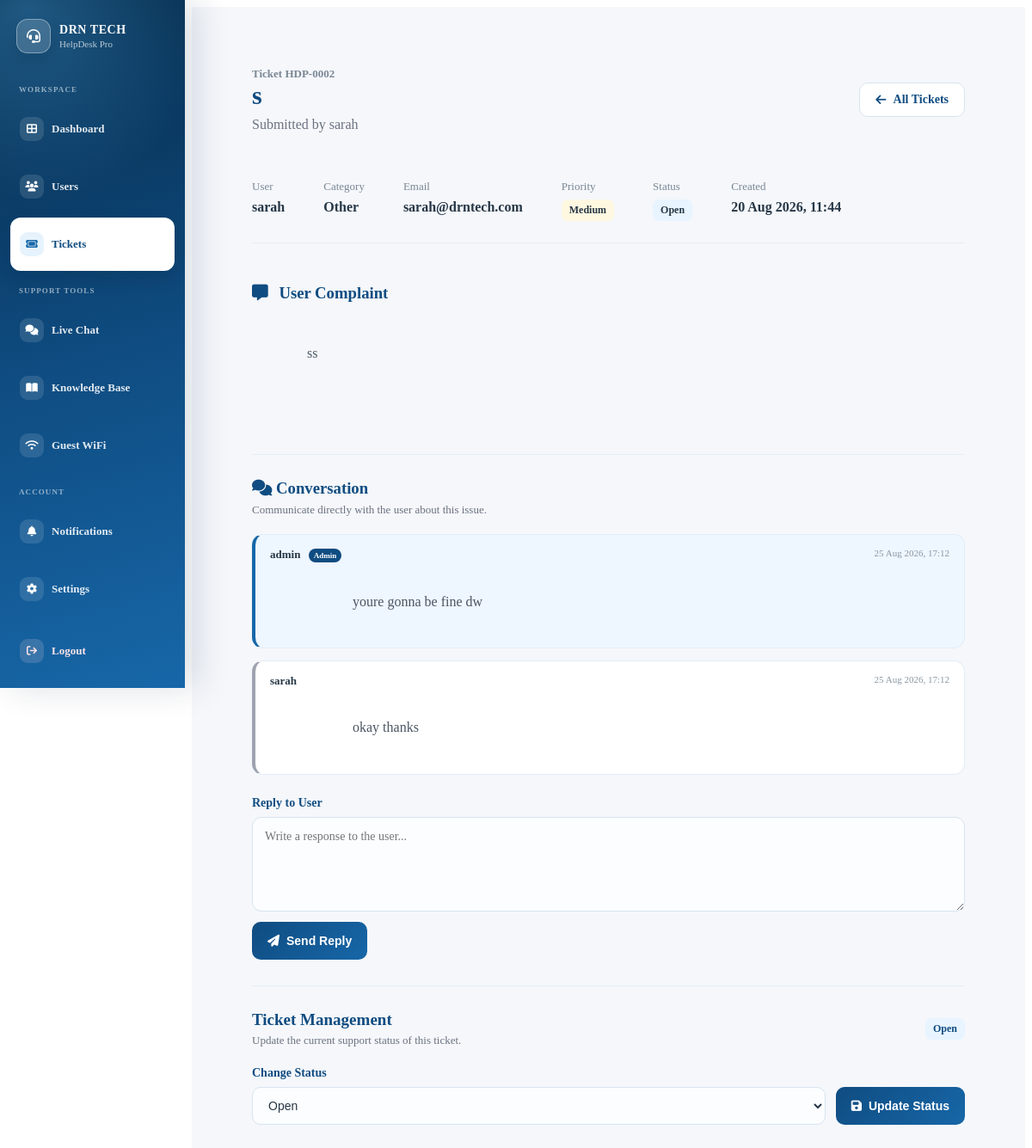
The app's page /admin/ticket/2 (signed in), older data.
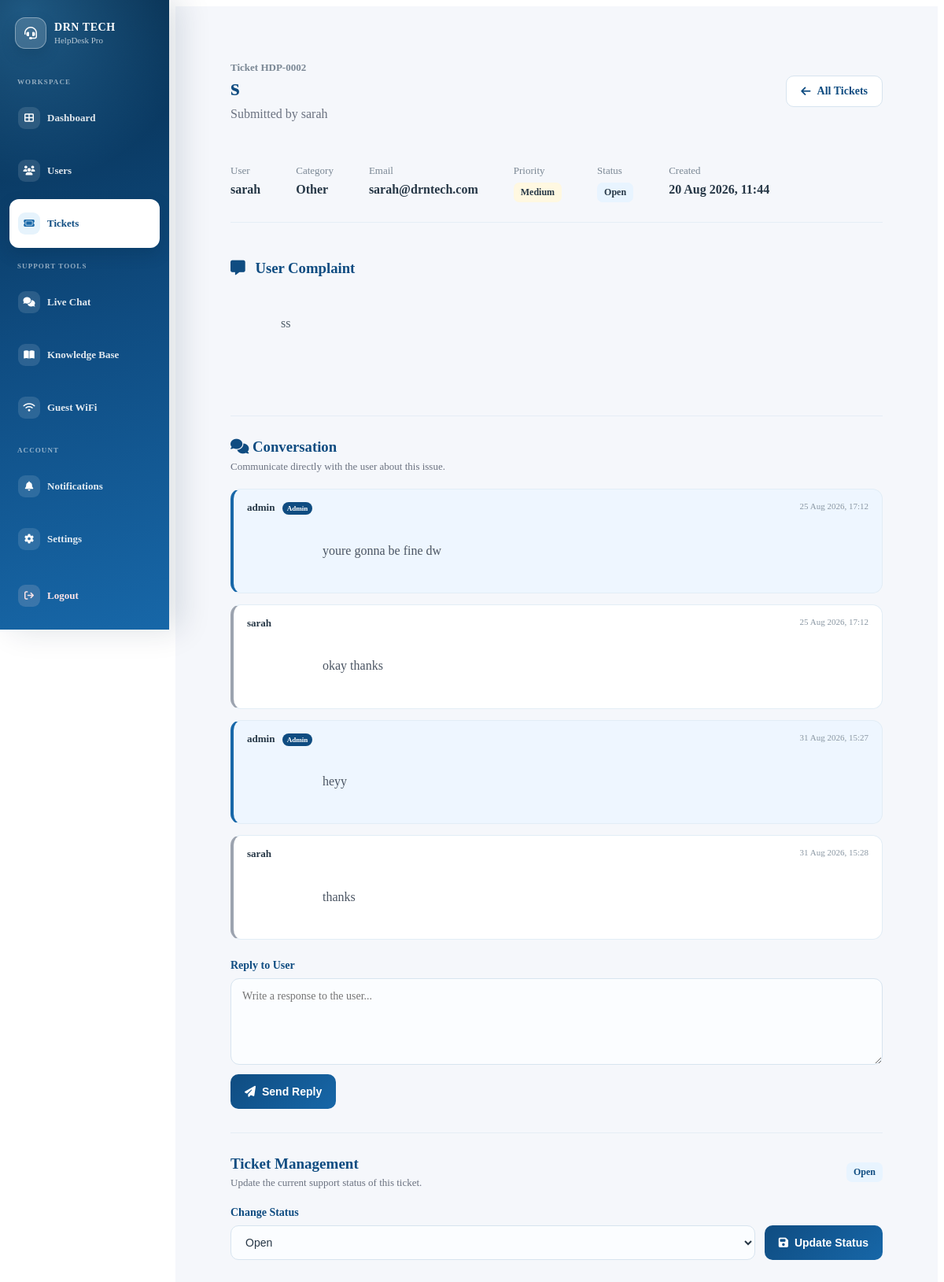
The same page, newer data.
### app.py (models this page shows, shortened)
class TicketReply(db.Model):
    id = db.Column(
        db.Integer,
        primary_key=True,
    )
    message = db.Column(
        db.Text,
        nullable=False,
    )
    created_at = db.Column(
        db.DateTime,
        default=datetime.utcnow,
        nullable=False,
    )
    ticket_id = db.Column(
        db.Integer,
        db.ForeignKey("ticket.id"),
        nullable=False,
    )
    user_id = db.Column(
        db.Integer,
        db.ForeignKey("user.id"),
        nullable=False,
    )
    ticket = db.relationship(
        "Ticket",
        backref=db.backref(
            "replies",
            lazy=True,
            cascade="all, delete-orphan",
        ),
    )
    author = db.relationship(
        "User",
    )

class User(UserMixin, db.Model):
    id = db.Column(
        db.Integer,
        primary_key=True,
    )
    username = db.Column(
        db.String(100),
        nullable=False,
    )
    email = db.Column(
        db.String(120),
        unique=True,
        nullable=False,
    )
    password = db.Column(
        db.String(255),
        nullable=False,
    )
    is_admin = db.Column(
        db.Boolean,
        default=False,
        nullable=False,
    )
    is_active = db.Column(
        db.Boolean,
        default=True,
        nullable=False,
    )

### app.py (the view)
@app.route("/admin/ticket/<int:ticket_id>")
@admin_required
def admin_ticket_details(ticket_id):
    ticket = Ticket.query.get_or_404(
        ticket_id
    )
    replies = TicketReply.query.filter_by(
        ticket_id=ticket.id
    ).order_by(
        TicketReply.created_at.asc()
    ).all()
    return render_template(
        "admin/ticket_details.html",
        ticket=ticket,
        replies=replies,
    )

### app.py (called while the page is built, shortened)
@login_manager.user_loader
def load_user(user_id):
    user = db.session.get(User, int(user_id))
    if not user:
        return None
    if not user.is_active:
        return None
    return user

def admin_required(f):
    @wraps(f)
    @login_required
    def decorated_function(*args, **kwargs):
        return f(*args, **kwargs)
    return decorated_function

def get_csrf_token():
    csrf_token = session.get("_csrf_token")
    if not csrf_token:
        csrf_token = token_urlsafe(32)
        session["_csrf_token"] = csrf_token
    return csrf_token

@app.before_request
def protect_post_requests():
    if request.method == "POST":
        validate_csrf_token()

@app.context_processor
def inject_notification_count():
    if not current_user.is_authenticated:
        return {
            "csrf_token": get_csrf_token(),
            "unread_notification_count": 0,
        }
    unread_notification_count = Notification.query.filter_by(
        recipient_id=current_user.id,
        is_read=False,
    ).count()
    return {
        "csrf_token": get_csrf_token(),
        "unread_notification_count": unread_notification_count,
    }

### templates/admin/ticket_details.html (shortened to what the changed rows need)
{% extends "base.html" %}
{% block content %}
<div class="admin-page">
    <div class="admin-header">
        <div>
            <h1>{{ ticket.subject }}</h1>
        </div>
    </div>
    <div class="admin-card">
<div class="ticket-conversation">
    <div class="conversation-thread">
        {% if replies %}
            {% for reply in replies %}
                <div
                    class="conversation-message
                    {% if reply.author.is_admin %}
                        admin-message
                    {% else %}
                        user-message
                    {% endif %}"
                >
                    <div class="message-header">
                        <strong>
                            {% if reply.author.is_admin %}
                                {{ reply.author.username }}
                                <span class="message-role">
                                    Admin
                                </span>
                            {% else %}
                                {{ reply.author.username }}
                            {% endif %}
                        </strong>
                        <span>
                            {{ reply.created_at.strftime('%d %b %Y, %H:%M') }}
                        </span>
                    </div>
                    <p>
                        {{ reply.message }}
                    </p>
                </div>
            {% endfor %}
        {% else %}
            <div class="conversation-empty">
                No replies yet.
            </div>
        {% endif %}
    </div>
</div>
        </div>
    </div>
{% endblock %}

Row changes from the older to the newer data that the page shows:
added TicketReply: author.username "admin", created_at "31 Aug 2026, 15:27", message "heyy"
added TicketReply: author.username "sarah", created_at "31 Aug 2026, 15:28", message "thanks"
